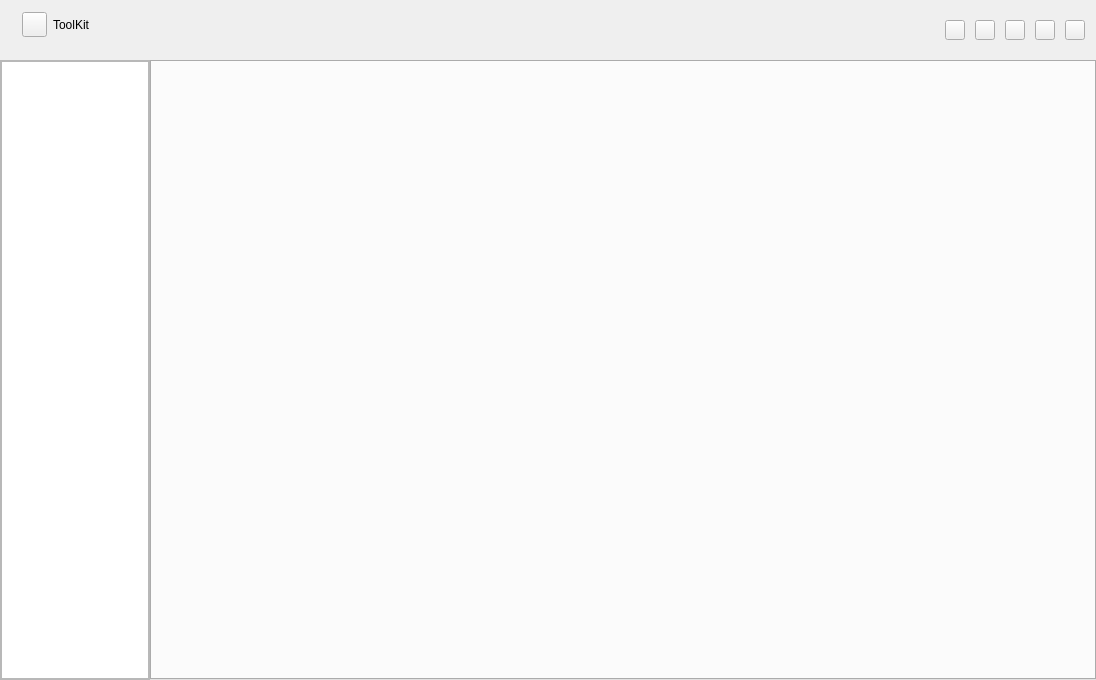
<?xml version="1.0" encoding="UTF-8"?>
<ui version="4.0">
 <class>ToolkitClass</class>
 <widget class="QWidget" name="ToolkitClass">
  <property name="geometry">
   <rect>
    <x>0</x>
    <y>0</y>
    <width>1096</width>
    <height>680</height>
   </rect>
  </property>
  <property name="windowTitle">
   <string>Toolkit</string>
  </property>
  <layout class="QVBoxLayout" name="verticalLayout">
   <property name="spacing">
    <number>0</number>
   </property>
   <property name="leftMargin">
    <number>0</number>
   </property>
   <property name="topMargin">
    <number>0</number>
   </property>
   <property name="rightMargin">
    <number>0</number>
   </property>
   <property name="bottomMargin">
    <number>0</number>
   </property>
   <item>
    <widget class="QWidget" name="topWidget" native="true">
     <property name="minimumSize">
      <size>
       <width>0</width>
       <height>60</height>
      </size>
     </property>
     <property name="maximumSize">
      <size>
       <width>16777215</width>
       <height>60</height>
      </size>
     </property>
     <layout class="QHBoxLayout" name="horizontalLayout_2">
      <property name="spacing">
       <number>10</number>
      </property>
      <item>
       <widget class="QWidget" name="productPanel" native="true">
        <property name="minimumSize">
         <size>
          <width>100</width>
          <height>0</height>
         </size>
        </property>
        <property name="maximumSize">
         <size>
          <width>16777215</width>
          <height>16777215</height>
         </size>
        </property>
        <property name="sizeIncrement">
         <size>
          <width>0</width>
          <height>0</height>
         </size>
        </property>
        <layout class="QHBoxLayout" name="horizontalLayout_3">
         <property name="topMargin">
          <number>0</number>
         </property>
         <item>
          <widget class="QPushButton" name="logoBtn">
           <property name="minimumSize">
            <size>
             <width>25</width>
             <height>25</height>
            </size>
           </property>
           <property name="maximumSize">
            <size>
             <width>25</width>
             <height>25</height>
            </size>
           </property>
           <property name="text">
            <string/>
           </property>
          </widget>
         </item>
         <item>
          <widget class="QLabel" name="productNameLab">
           <property name="text">
            <string>ToolKit</string>
           </property>
           <property name="margin">
            <number>0</number>
           </property>
          </widget>
         </item>
        </layout>
       </widget>
      </item>
      <item>
       <spacer name="horizontalSpacer">
        <property name="orientation">
         <enum>Qt::Horizontal</enum>
        </property>
        <property name="sizeHint" stdset="0">
         <size>
          <width>40</width>
          <height>20</height>
         </size>
        </property>
       </spacer>
      </item>
      <item>
       <widget class="QPushButton" name="accountBtn">
        <property name="minimumSize">
         <size>
          <width>20</width>
          <height>20</height>
         </size>
        </property>
        <property name="maximumSize">
         <size>
          <width>20</width>
          <height>20</height>
         </size>
        </property>
        <property name="text">
         <string/>
        </property>
       </widget>
      </item>
      <item>
       <widget class="QPushButton" name="menuBtn">
        <property name="minimumSize">
         <size>
          <width>20</width>
          <height>20</height>
         </size>
        </property>
        <property name="maximumSize">
         <size>
          <width>20</width>
          <height>20</height>
         </size>
        </property>
        <property name="text">
         <string/>
        </property>
       </widget>
      </item>
      <item>
       <widget class="QPushButton" name="minimizeBtn">
        <property name="minimumSize">
         <size>
          <width>20</width>
          <height>20</height>
         </size>
        </property>
        <property name="maximumSize">
         <size>
          <width>20</width>
          <height>20</height>
         </size>
        </property>
        <property name="text">
         <string/>
        </property>
       </widget>
      </item>
      <item>
       <widget class="QPushButton" name="maximizeBtn">
        <property name="minimumSize">
         <size>
          <width>20</width>
          <height>20</height>
         </size>
        </property>
        <property name="maximumSize">
         <size>
          <width>20</width>
          <height>20</height>
         </size>
        </property>
        <property name="text">
         <string/>
        </property>
       </widget>
      </item>
      <item>
       <widget class="QPushButton" name="closeBtn">
        <property name="minimumSize">
         <size>
          <width>20</width>
          <height>20</height>
         </size>
        </property>
        <property name="maximumSize">
         <size>
          <width>20</width>
          <height>20</height>
         </size>
        </property>
        <property name="text">
         <string/>
        </property>
       </widget>
      </item>
     </layout>
    </widget>
   </item>
   <item>
    <widget class="QWidget" name="mainWidget" native="true">
     <layout class="QHBoxLayout" name="horizontalLayout">
      <property name="spacing">
       <number>0</number>
      </property>
      <property name="leftMargin">
       <number>0</number>
      </property>
      <property name="topMargin">
       <number>0</number>
      </property>
      <property name="rightMargin">
       <number>0</number>
      </property>
      <property name="bottomMargin">
       <number>0</number>
      </property>
      <item>
       <widget class="QScrollArea" name="navigationScrollArea">
        <property name="minimumSize">
         <size>
          <width>150</width>
          <height>0</height>
         </size>
        </property>
        <property name="maximumSize">
         <size>
          <width>150</width>
          <height>16777215</height>
         </size>
        </property>
        <property name="widgetResizable">
         <bool>true</bool>
        </property>
        <widget class="QWidget" name="navigationScrollAreaWidgetContents">
         <property name="geometry">
          <rect>
           <x>0</x>
           <y>0</y>
           <width>148</width>
           <height>618</height>
          </rect>
         </property>
         <layout class="QHBoxLayout" name="horizontalLayout_4">
          <property name="leftMargin">
           <number>0</number>
          </property>
          <property name="topMargin">
           <number>0</number>
          </property>
          <property name="rightMargin">
           <number>0</number>
          </property>
          <property name="bottomMargin">
           <number>0</number>
          </property>
          <item>
           <widget class="QListWidget" name="navigationListWidget"/>
          </item>
         </layout>
        </widget>
       </widget>
      </item>
      <item>
       <widget class="QTabWidget" name="tabContent">
        <property name="currentIndex">
         <number>-1</number>
        </property>
       </widget>
      </item>
     </layout>
    </widget>
   </item>
  </layout>
 </widget>
 <layoutdefault spacing="6" margin="11"/>
 <resources>
  <include location="Toolkit.qrc"/>
 </resources>
 <connections/>
</ui>
